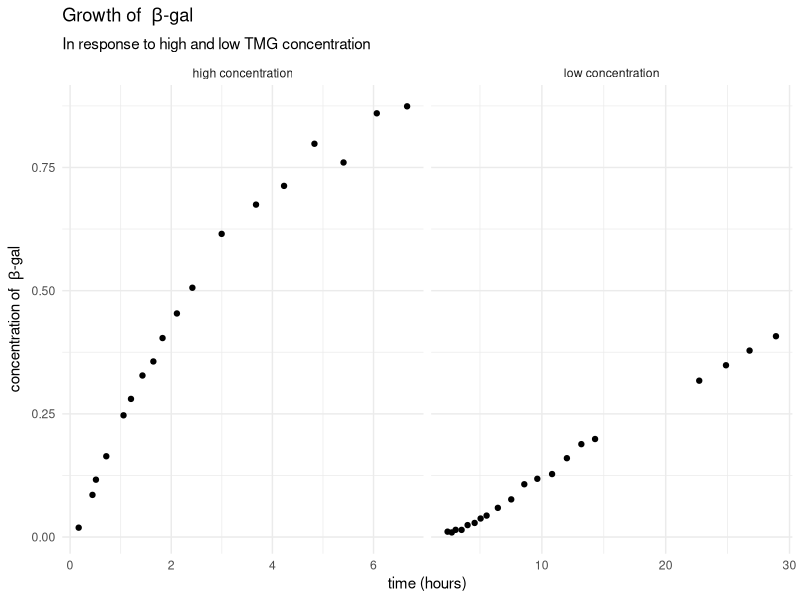
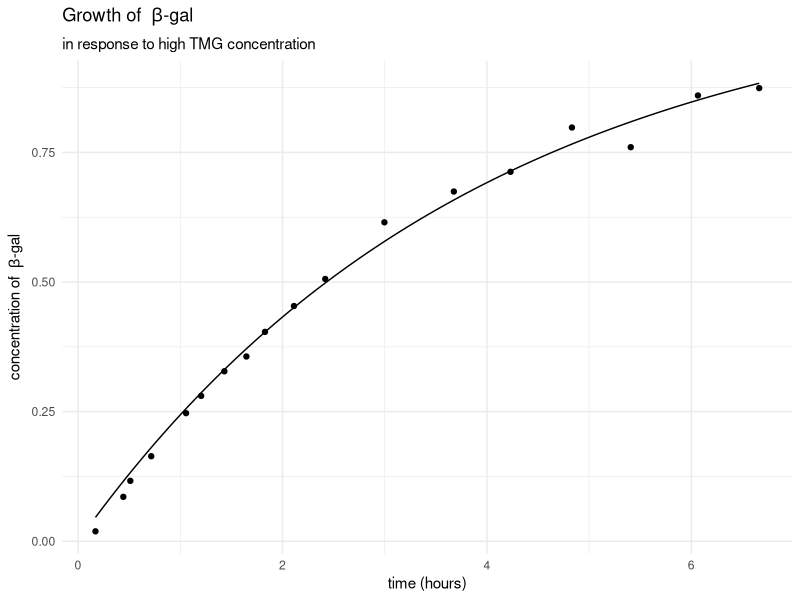
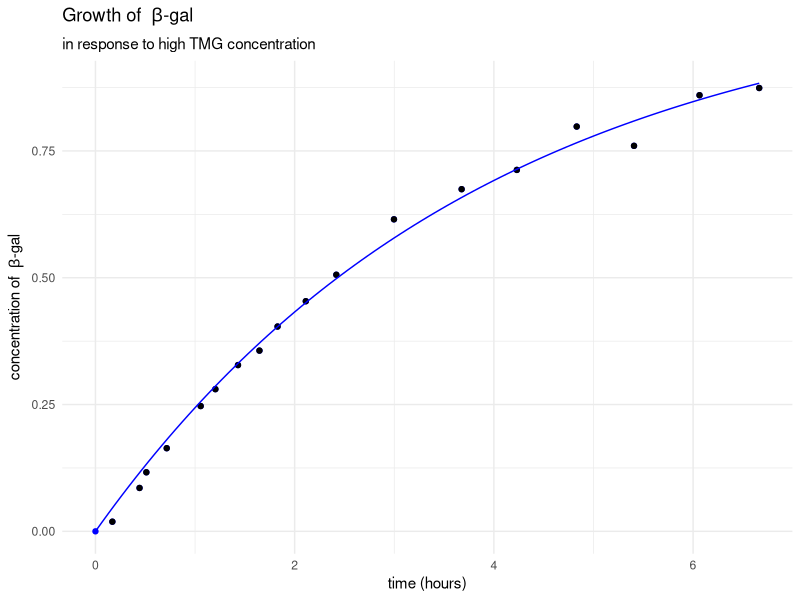
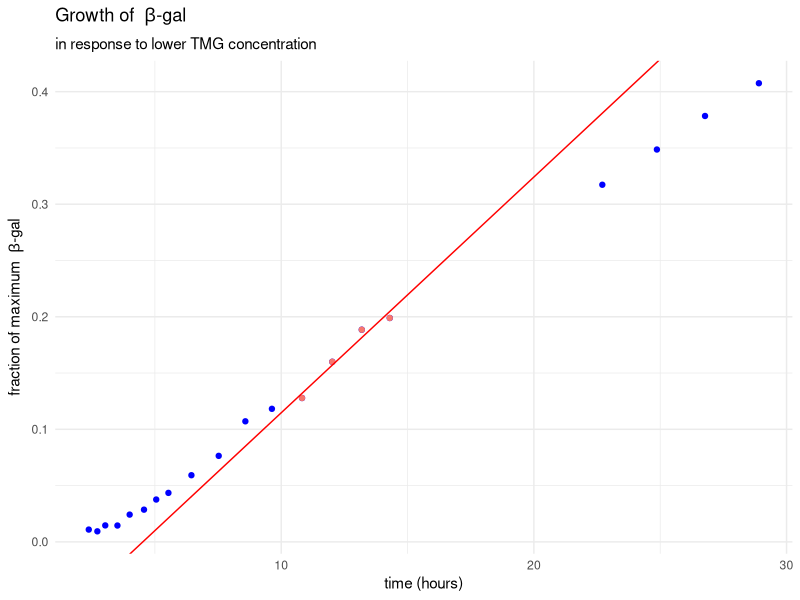
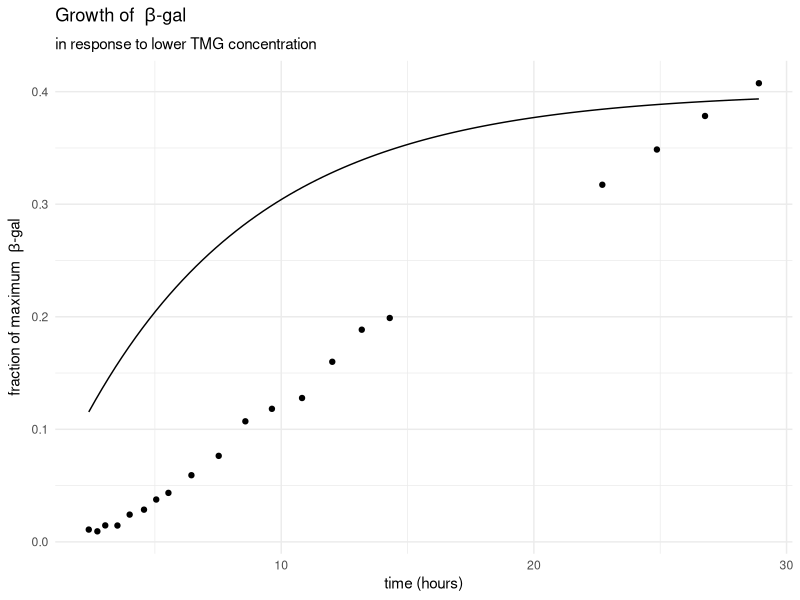
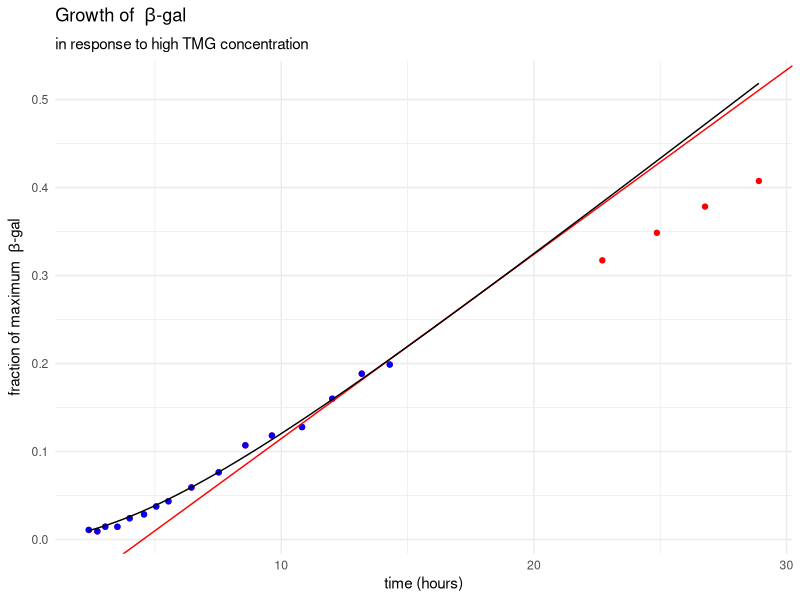

Here is the R script that generated these plots, in order:
## ---- chunk 1
knitr::opts_chunk$set(echo = FALSE)
library(tidyverse)
library(glue)
theme_set(theme_minimal())

## ---- chunk 2
#import A;
novick_a <- read.csv("data/g149novickA.csv", header = FALSE) 
novick_a <- novick_a %>%   
  # separate columns and add titles;
  separate_wider_delim(1, ",", names = c("t", "concentration")) %>%
  # render as number
  mutate_if(is.character, as.numeric) %>%
  # show result
  print()

#import B; 
novick_b <- read.csv("data/g149novickB.csv", header = FALSE) 
novick_b <- novick_b %>%   
  # separate columns and add titles;
  separate_wider_delim(1, ",", names = c("t", "concentration")) %>% 
  # render as number
  mutate_if(is.character, as.numeric) %>%
  # show result
  print()

## ---- chunk 3

# combine both datasets
data_comb <- novick_a %>% 
  mutate(data = "high concentration") %>%
  rbind(mutate(novick_b, data = "low concentration"))
  

data_comb %>%
  ggplot(aes(x = t, y = concentration)) +
  labs(
    title = expression(paste("Growth of  ", beta, "-gal")), 
    subtitle = "In response to high and low TMG concentration",
    x = "time (hours)", 
    y = expression(paste("concentration of  ", beta, "-gal"))
  ) + geom_point() +
  facet_wrap(~data_comb$data, scales = "free_x")

## ---- chunk 4
#define function
growth_a <- function (t, ampl, tau) (ampl*(1- exp(-(t/tau))))
  
#fit function without (0,0)
a_q2_fn <- nls(novick_a$concentration ~ growth_a(t, ampl, tau), data = novick_a, start = list(ampl = 1.26, tau = 2.62))

# store coefficients
coef_a2 <- coef(a_q2_fn)

# plot fitted curve over data
novick_a %>%
  ggplot(aes(x = t, y = concentration)) + 
  geom_point(data = novick_a) + 
  labs( 
    title = expression(paste("Growth of  ", beta, "-gal")), 
    subtitle = "in response to high TMG concentration", 
    x = "time (hours)", 
    y = expression(paste("concentration of  ", beta, "-gal"))
  )+
  stat_function(fun = growth_a, 
                args = c(ampl = coef_a2[[1]], 
                         tau = coef_a2[[2]]))
## ---- chunk 5

#fit data with (0,0)

# add (0,0) to data
a_q3_df <- novick_a %>%
  rbind(c(0,0))
# fit data again
a_q3_fit <- nls(a_q3_df$concentration ~ growth_a(t, ampl, tau), data = a_q3_df, start = list(ampl = 1.26, tau = 2.62))

coef_a3 <- coef(a_q3_fit)

coef_comp <- coef_a2 %>% 
  rbind (coef_a3) %>%
  print()
print(summary(a_q3_fit))
# plot new fitted curve over data
a_q3_df %>%
  ggplot(aes(x = t, y = concentration)) + 
  geom_point(color = "blue")+
  geom_point(data = novick_a) + 
  labs( 
    title = expression(paste("Growth of  ", beta, "-gal")), 
    subtitle = "in response to high TMG concentration", 
    x = "time (hours)", 
    y = expression(paste("concentration of  ", beta, "-gal"))
  )+
  stat_function(color = "blue", 
    fun = growth_a, 
                args = c(ampl = coef_a3[[1]], 
                         tau = coef_a3[[2]]))

## ---- chunk 6
# get data for 10<=t<=15
b_q2 <- novick_b %>% 
  filter(t >= 10) %>% 
  filter(t <= 15)
# fit straight line for 10<= t <= 15

b_q2_fit <- lm(b_q2$concentration ~ b_q2$t)
coef_b2 <- coef(b_q2_fit)
b_q2_summ <- summary(b_q2_fit)

print(coef_b2)

  # plot
novick_b %>%
  ggplot(aes(x = t, y = concentration)) + 
  geom_point(color = "blue") + 
  geom_point(data = b_q2, aes(color = "red"))+ 
  labs(
    title = expression(paste("Growth of  ", beta, "-gal")), 
    subtitle = "in response to lower TMG concentration", 
    x = "time (hours)", 
    y = expression(paste("fraction of maximum  ", beta, "-gal"))
  ) + 
  geom_abline(color = "red",
    intercept = coef_b2[[1]], 
    slope = coef_b2[[2]])  + 
  theme(legend.position = "none")

# compare fit
print(b_q2_summ)

# fit same line over the entire dataset
# predict with linear model with entire dataset
b_q2_pred <- predict(b_q2_fit, newdata = data.frame(t = b_q2$t))
b_q2_mse <- mean((b_q2$concentration - b_q2_pred)^2)

b_q2_pred_all <- predict(b_q2_fit, newdata = data.frame(t = novick_b$t))
b_q2_mse_all <- mean((novick_b$concentration - b_q2_pred_all)^2)

tibble(MSE = c(b_q2_mse, b_q2_mse_all)) %>%
  signif(3) %>%
  mutate(data = c("10<= t <= 15", "entire dataset")) %>%
  print()


## ---- chunk 7
# fit function from a
# define function
growth_b3 <- function (t, ampl, tau) (ampl*(1- exp(-(t/tau))))

# generate an example function
# downscale function from A

# plot the fitted function
novick_b %>%
  ggplot(aes(x = t, y = concentration)) + 
  geom_point() + 
  labs( 
    title = expression(paste("Growth of  ", beta, "-gal")), 
    subtitle = "in response to lower TMG concentration", 
    x = "time (hours)", 
    y = expression(paste("fraction of maximum  ", beta, "-gal"))
  )  +
  stat_function(fun = growth_b3, 
                args = c(ampl = 0.4, 
                         tau = 7))
## ---- chunk 8
# Separate data for t<= 15

b_q4_df <- novick_b %>%
  filter(t <= 15)


# define function
growth_b4 <- function (t, beta, tau) (beta * (-1 + t/tau + exp(-t/tau)))

# fit function
b_q4 <- nls(b_q4_df$concentration ~ growth_b4(t, beta, tau), 
            data = b_q4_df, start = list(beta = 1, tau = 3.9))

coef_b4 <- coef(b_q4)

# plot the new fitted function
# the data of t>15 is in blue and the rest is in red

b_q4_df %>%
  ggplot(aes(x = t, y = concentration)) + 
  geom_point(data = novick_b, color = "red")+
  geom_point(color = "blue") + 
  labs( 
    title = expression(paste("Growth of  ", beta, "-gal")), 
    subtitle = "in response to high TMG concentration", 
    x = "time (hours)", 
    y = expression(paste("fraction of maximum  ", beta, "-gal"))
    )  +
  geom_abline(color = "red",
              intercept = coef_b2[[1]], 
              slope = coef_b2[[2]]) +
  stat_function(fun = growth_b4, 
                args = c(beta = coef_b4[[1]], 
                         tau = coef_b4[[2]])) +
  theme(legend.position = "none")
